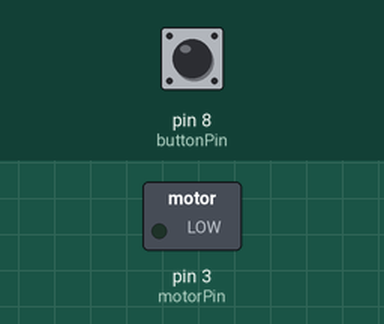
This sketch was run on a simulated Arduino Uno, built with avr-gcc and run on an emulated ATmega328P. Shown: switched loads named in the sketch (green lamp = pin HIGH). Inputs (shaded band) come from the test bench; at power-on: pin 8 (buttonPin) LOW.

Above: at 1.2 s.
1.3 s: pin 8 (buttonPin) pulled HIGH for 3.2 s
At 1.7 s:
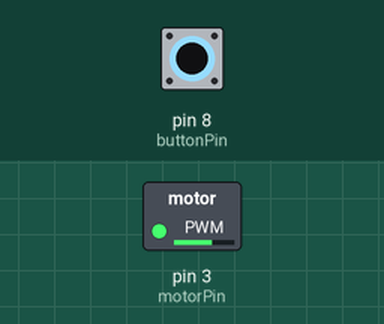
Timing chart, 0 to 6.8 s (numbered marks = the images above; inputs shaded):
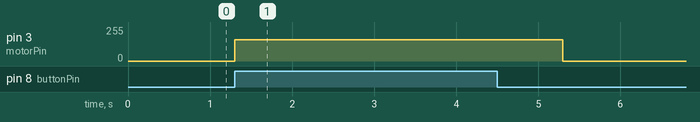

Measured:
- after the input at 1.3 s, pin 3 (motorPin): 0/255 → 160/255 at once, → 0/255 4.0 s later

The sketch:

Chapter7_S1.ino
```cpp
//**********************************************************/
// Step-1: CONFIGURE VARIABLES
//**********************************************************/
int motorPin = 3;       //this is a PWM capable pin
int buttonPin = 8;
int buttonState = LOW;

//**********************************************************/
// Step-2: INITIALIZE I/O PARAMETERS
//**********************************************************/
void setup()
{
  pinMode(motorPin, OUTPUT);
  pinMode(buttonPin, INPUT);
}


//**********************************************************/
// Step-3: MAIN PROGRAM
//**********************************************************/
void loop()
{
  buttonState = digitalRead(buttonPin);

  if(buttonState == HIGH)
  {
    analogWrite(motorPin, 160);   //run the motor
    delay(1000);
    analogWrite(motorPin, 0);   //stop the motor
  }
}
```
